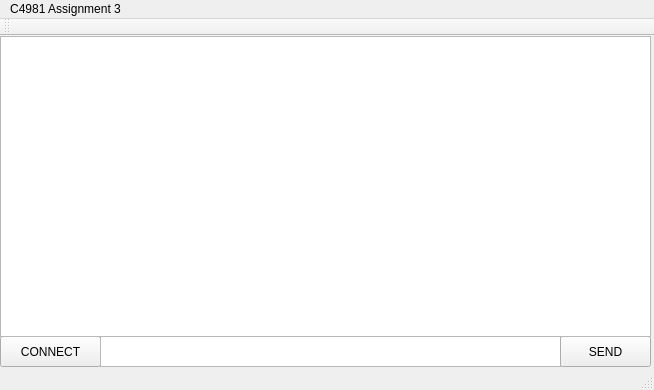
<?xml version="1.0" encoding="UTF-8"?>
<ui version="4.0">
 <class>MainWindow</class>
 <widget class="QMainWindow" name="MainWindow">
  <property name="geometry">
   <rect>
    <x>0</x>
    <y>0</y>
    <width>654</width>
    <height>390</height>
   </rect>
  </property>
  <property name="windowTitle">
   <string>MainWindow</string>
  </property>
  <widget class="QWidget" name="centralWidget">
   <widget class="QToolButton" name="toolButton">
    <property name="geometry">
     <rect>
      <x>0</x>
      <y>300</y>
      <width>101</width>
      <height>31</height>
     </rect>
    </property>
    <property name="text">
     <string>CONNECT</string>
    </property>
   </widget>
   <widget class="QTextEdit" name="textEdit">
    <property name="geometry">
     <rect>
      <x>100</x>
      <y>300</y>
      <width>461</width>
      <height>31</height>
     </rect>
    </property>
   </widget>
   <widget class="QPushButton" name="pushButton">
    <property name="geometry">
     <rect>
      <x>560</x>
      <y>300</y>
      <width>91</width>
      <height>31</height>
     </rect>
    </property>
    <property name="text">
     <string>SEND</string>
    </property>
   </widget>
   <widget class="QTextBrowser" name="textBrowser">
    <property name="geometry">
     <rect>
      <x>0</x>
      <y>0</y>
      <width>651</width>
      <height>301</height>
     </rect>
    </property>
   </widget>
  </widget>
  <widget class="QMenuBar" name="menuBar">
   <property name="geometry">
    <rect>
     <x>0</x>
     <y>0</y>
     <width>654</width>
     <height>22</height>
    </rect>
   </property>
   <widget class="QMenu" name="menuC4981_Assignment_3">
    <property name="title">
     <string>C4981 Assignment 3</string>
    </property>
   </widget>
   <addaction name="menuC4981_Assignment_3"/>
  </widget>
  <widget class="QToolBar" name="mainToolBar">
   <attribute name="toolBarArea">
    <enum>TopToolBarArea</enum>
   </attribute>
   <attribute name="toolBarBreak">
    <bool>false</bool>
   </attribute>
  </widget>
  <widget class="QStatusBar" name="statusBar"/>
 </widget>
 <layoutdefault spacing="6" margin="11"/>
 <resources/>
 <connections/>
</ui>
